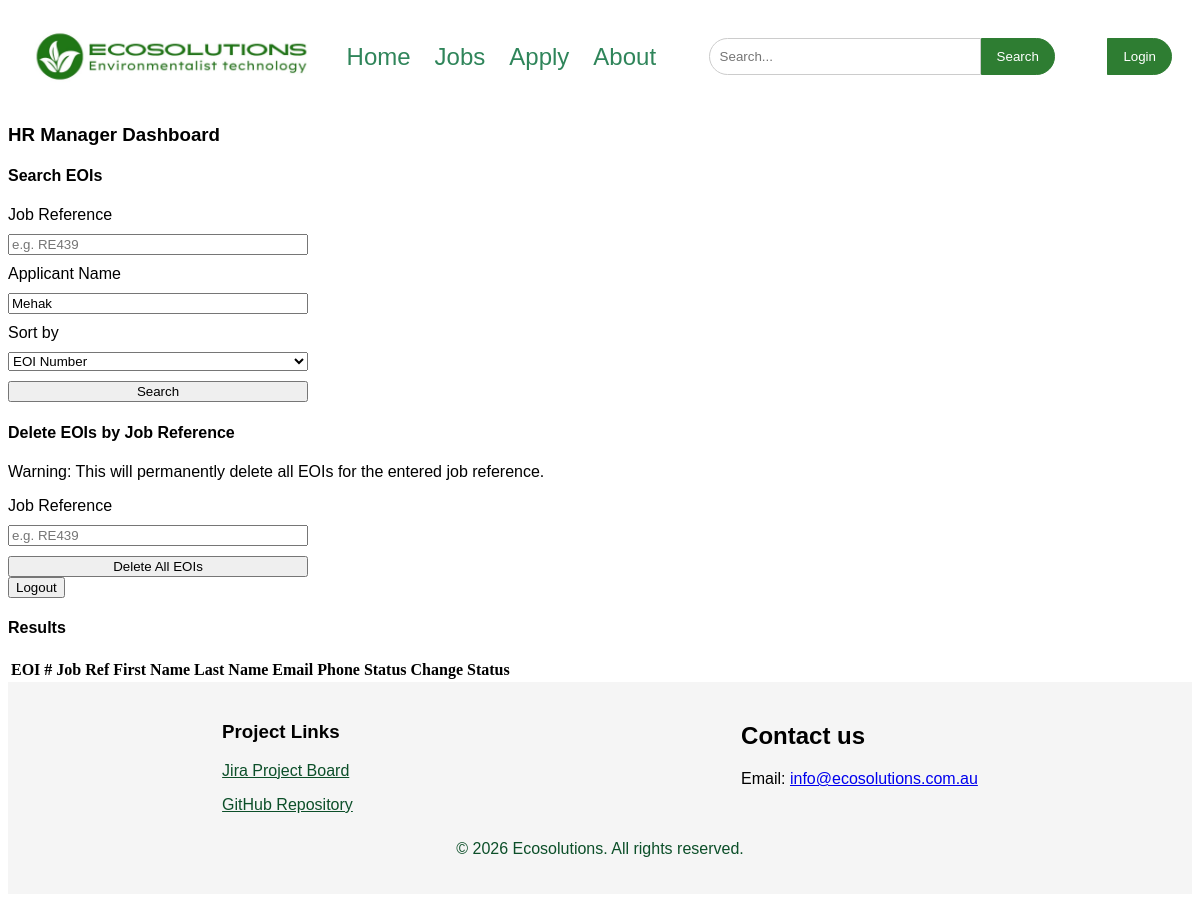
The app's page /manage.php?filter_name=Mehak (signed in), older data.
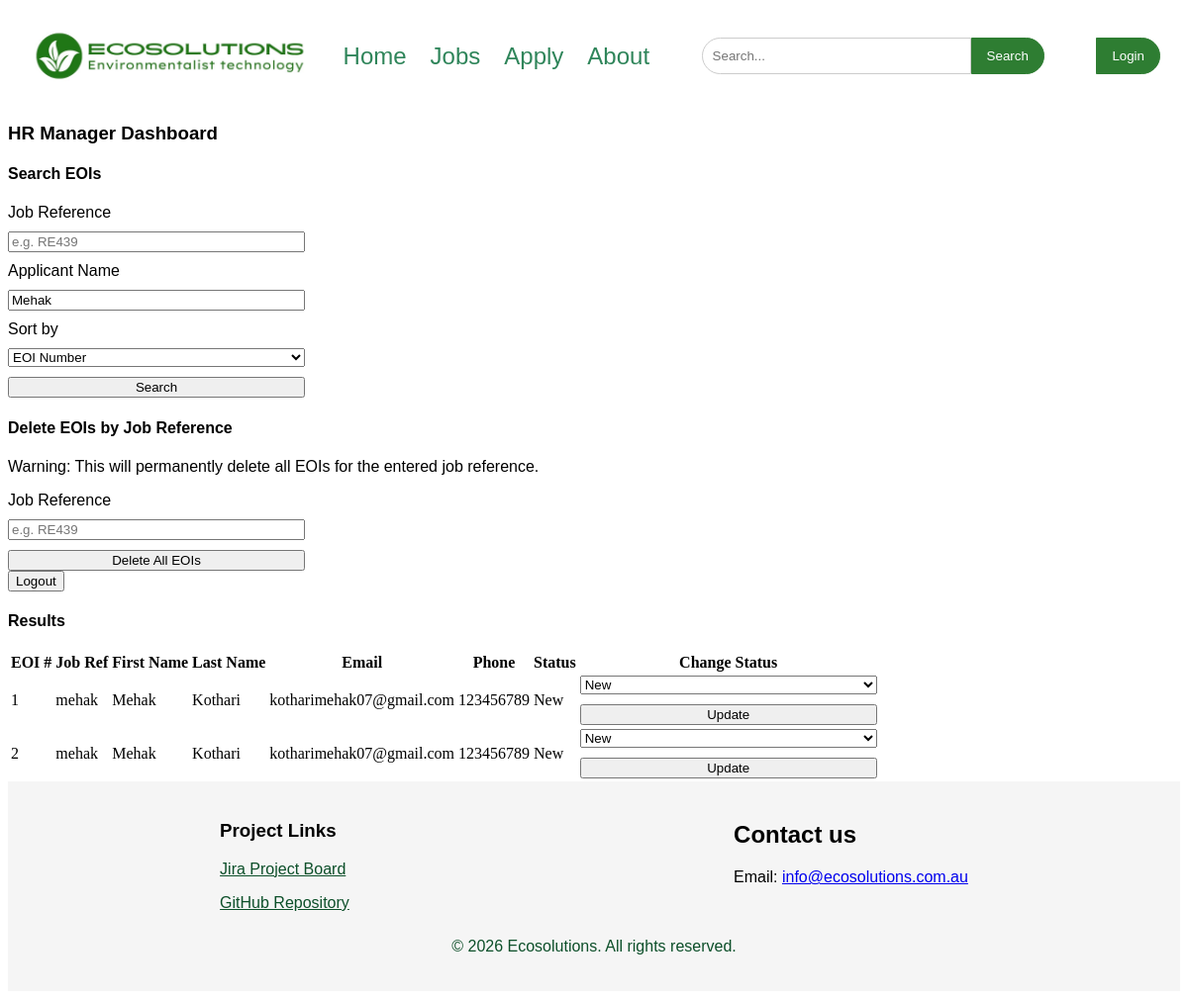
The same page, newer data.
### tables this page shows
CREATE TABLE `eoi` (
  `EOInumber` int(11) NOT NULL,
  `job_reference` varchar(5) DEFAULT NULL,
  `first_name` varchar(20) DEFAULT NULL,
  `last_name` varchar(20) DEFAULT NULL,
  `dob` date DEFAULT NULL,
  `gender` varchar(20) DEFAULT NULL,
  `street_address` varchar(40) DEFAULT NULL,
  `suburb` varchar(40) DEFAULT NULL,
  `state` varchar(30) DEFAULT NULL,
  `postcode` varchar(4) DEFAULT NULL,
  `email` varchar(50) DEFAULT NULL,
  `phone` varchar(12) DEFAULT NULL,
  `communication` varchar(3) DEFAULT NULL,
  `teamwork` varchar(3) DEFAULT NULL,
  `problem` varchar(3) DEFAULT NULL,
  `timemanage` varchar(3) DEFAULT NULL,
  `organisation` varchar(3) DEFAULT NULL,
  `adaptability` varchar(3) DEFAULT NULL,
  `detailoriented` varchar(3) DEFAULT NULL,
  `reliability` varchar(3) DEFAULT NULL,
  `customerservice` varchar(3) DEFAULT NULL,
  `computerskills` varchar(3) DEFAULT NULL,
  `otherskills` text DEFAULT NULL,
  `status` enum('New','Current','Final') DEFAULT 'New'
);

### manage.php (the view, shortened to what this page needs)
 <?php
    require_once('settings.php');
?>
<!DOCTYPE html>
<html lang="en">
<head>
    <link rel="stylesheet" href="styles.css">
</head>
<body>
    <?php include 'header.inc'; ?>
<main class="dashboard">
        <h3>HR Manager Dashboard</h3>
    <h4>Search EOIs</h4>
    <div class="manage-form">
        <form method="get" action="manage.php">
            <label for="filter_ref">Job Reference</label>
            <input type="text" id="filter_ref" name="filter_ref" placeholder="e.g. RE439"
                value="<?php echo isset($_GET['filter_ref'])?htmlspecialchars($_GET['filter_ref']):'';?>">
            <label for="filter_name">Applicant Name</label>
            <input type="text" id="filter_name" name="filter_name" placeholder="e.g. Jane Smith"
                value="<?php echo isset($_GET['filter_name'])?htmlspecialchars($_GET['filter_name']):'';?>">
            <label for="sort_by">Sort by</label>
            <select id="sort_by" name="sort_by">
                <option value="EOInumber"<?php echo (isset($_GET['sort_by']) && $_GET['sort_by'] == 'EOInumber')?'selected': ''; ?>>EOI Number</option>
            </select>
            <button type="submit" name="list_all" value="1" class="search-btn">Search</button>
        </form>
    </div>
        <h4>Delete EOIs by Job Reference</h4>
        <p>Warning: This will permanently delete all EOIs for the entered job reference.</p>
        <div class="manage-form">
            <form method="post" action="manage.php">
                <label for="delete_ref">Job Reference</label>
                <input type="text" id="delete_ref" name="delete_ref" placeholder="e.g. RE439" required>
                <button type="submit" class="submit-btn">Delete All EOIs</button>
            </form>
        </div>
        <a href="manage.php?logout=1"><button type="button" class="logout-btn">Logout</button></a>
        <?php
            $sortBy = 'EOInumber';
            $where = "";
            if (!empty($_GET['filter_name'])) {
                $name  = $conn->real_escape_string($_GET['filter_name']);
                $where = "WHERE first_name LIKE '%$name%' OR last_name LIKE '%$name%'";
            }
            if (isset($_GET['list_all']) || !empty($_GET['filter_ref']) || !empty($_GET['filter_name'])) {
                $query  = "SELECT * FROM eoi $where ORDER BY $sortBy";
                $result = $conn->query($query);
                echo "<h4>Results</h4>";
                echo "<table>";
                echo "<tr>
                        <th>EOI #</th>
                        <th>Job Ref</th>
                        <th>First Name</th>
                        <th>Last Name</th>
                        <th>Email</th>
                        <th>Phone</th>
                        <th>Status</th>
                        <th>Change Status</th>
                    </tr>";
                while ($row = $result->fetch_assoc()) {
                    echo "<tr>";
                    echo "<td>" .$row['EOInumber']. "</td>";
                    echo "<td>" .$row['job_reference']. "</td>";
                    echo "<td>" .$row['first_name']. "</td>";
                    echo "<td>" .$row['last_name']. "</td>";
                    echo "<td>" .$row['email']. "</td>";
                    echo "<td>" .$row['phone']. "</td>";
                    echo "<td>" .$row['status']. "</td>";
                    echo "<td>
                            <form method='post' action='manage.php'>
                                <input type='hidden' name='action' value='change_status'>
                                <input type='hidden' name='eoi_number' value='".$row['EOInumber']. "'>
                                <select name='new_status'>
                                    <option value='New'>New</option>
                                    <option value='Current'>Current</option>
                                    <option value='Final'>Final</option>
                                </select>
                                <button type='submit'>Update</button>
                            </form>
                            </td>";
                        echo "</tr>";
                        }
                        echo "</table>";
                    }
        ?>
</main>
    <?php include 'footer.inc'; ?>
</body>
</html>

### header.inc
<header>
    <img src="images/logo.jpg" alt="EcoSolutions logo" width="35%">
    <nav>
        <a href="index.php">Home</a>
        <a href="jobs.php">Jobs</a>
        <a href="apply.php">Apply</a>
        <a href="about.php">About</a>
    </nav>
    <div class="search-bar">
        <input type="text" placeholder="Search..."/>
        <button>Search</button>
    </div>
    <div class="login">
        <a href="login.php"> <button type="button">Login</button> </a>
    </div>
</header>

### footer.inc
<footer>
    <div class="footer-content">
        <section class="footer-links">
            <h3>Project Links</h3>
            <p><a href="https://appliedwebproject-g03.atlassian.net" target="_blank">Jira Project Board</a></p>
            <p><a href="https://github.com/106507468/group-part2" target="_blank">GitHub Repository</a></p>
        </section>
        <section class="footer-contacts">
            <h2>Contact us</h2>
            <p>Email: <a href="mailto:info@ecosolutions.com.au">info@ecosolutions.com.au</a></p>
        </section>
        <p class="footer-copy">&copy; 2026 Ecosolutions. All rights reserved.</p>
    </div>
</footer>

### styles.css (style rules this page uses)
h1, h2, h3, h4, h5, h6 { font-family: trebuchet, sans-serif; }
input, label, p, fieldset { font-family: verdana, sans-serif; }
form { display: flex; flex-direction: column; text-align: left; gap: 10px; width: 300px; }
.search-bar { display: flex; justify-content: center; margin: 20px; }
.search-bar input { padding: 10px; width: 250px; border: 1px solid #ccc; border-radius: 20px 0 0 20px; outline: none; }
.search-bar button { padding: 10px 15px; border: 1px solid #2e7d32; background-color: #2e7d32; color: white; border-radius: 0 20px 20px 0; cursor: pointer; }
.login button { padding: 10px 15px; border: 1px solid #2e7d32; background-color: #2e7d32; color: white; border-radius: 0 20px 20px 0; cursor: pointer; }
header { display: flex; align-items: center; justify-content: space-between; padding: 10px 20px; }
header img { width: 25%; }
nav { display: flex; justify-content: flex-end; gap: 2vw; }
nav a { text-decoration: none; color: #2f855a; font-size: clamp(1rem, 2vw, 2rem); font-family: Arial, sans-serif; font-weight: 500; }
.footer-content { display: flex; flex-wrap: wrap; justify-content: space-around; padding: 20px; background-color: #f5f5f5; }
.footer-links, .footer-contacts { max-width: 300px; }
.footer-links a { display: block; margin-bottom: 10px; color: #0C4F29; }
.footer-copy { text-align: center; width: 100%; margin-top: 10px; color: #0C4F29; }

Row changes from the older to the newer data that the page shows:
added eoi: EOInumber "1", job_reference "mehak", first_name "Mehak", last_name "Kothari", email "kotharimehak07@gmail.com", phone "123456789", status "New"
added eoi: EOInumber "2", job_reference "mehak", first_name "Mehak", last_name "Kothari", email "kotharimehak07@gmail.com", phone "123456789", status "New"
